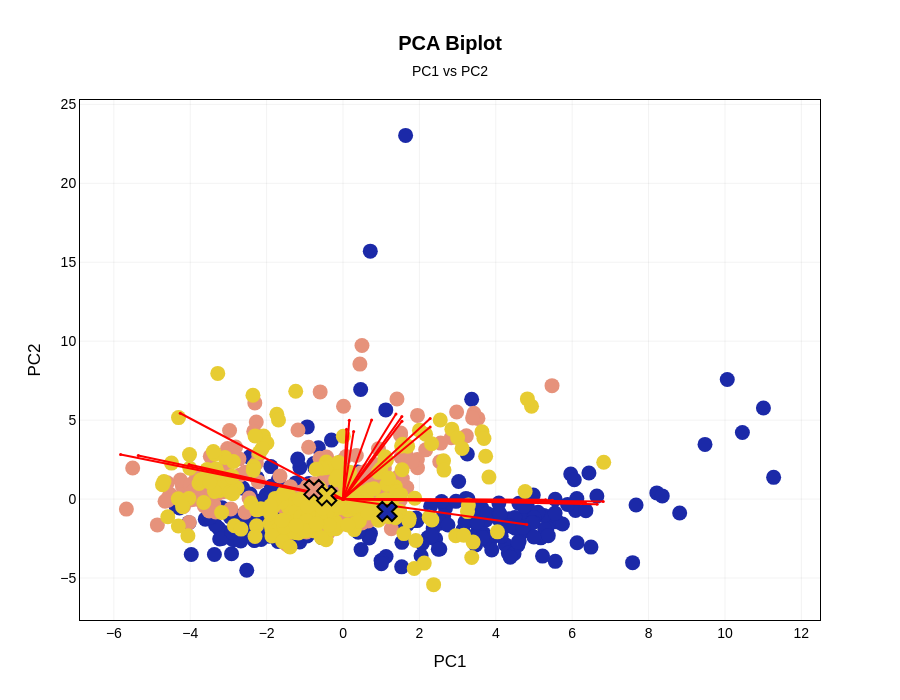

The notebook cell saved with this chart:
### Code cell
interactive_PCA_biplot(score=x_new, 
                       coeff=pca.components_.T, 
                       labels=sampled_NN.columns[:-1], 
                       y=y,
                       selected_vars=selected_vars, 
                       pc_indices=(0, 1))  # plot PC1 vs PC3

### Figure 1 — Plotly figure (JSON) as saved in the notebook; plotly's stock layout.template omitted (floating-point values rounded to 4 significant figures; data arrays with more than 128 entries replaced by an {"elided": "..."} marker saying what was removed)
{"data": [{"hoverinfo": "text", "marker": {"color": "#1b29a8", "size": 15}, "mode": "markers", "showlegend": true, "text": {"elided": "250 str values"}, "type": "scatter", "x": {"elided": "250 float values"}, "y": {"elided": "250 float values"}}, {"hoverinfo": "text", "marker": {"color": "#e6927b", "size": 15}, "mode": "markers", "showlegend": true, "text": {"elided": "244 str values"}, "type": "scatter", "x": {"elided": "244 float values"}, "y": {"elided": "244 float values"}}, {"hoverinfo": "text", "marker": {"color": "#E7CC32", "size": 15}, "mode": "markers", "showlegend": true, "text": {"elided": "240 str values"}, "type": "scatter", "x": {"elided": "240 float values"}, "y": {"elided": "240 float values"}}, {"hoverinfo": "text", "hovertext": "total_arm_speed_Gstd", "line": {"color": "red"}, "marker": {"size": 3}, "mode": "lines+markers", "type": "scatter", "x": [0, 0.2783], "y": [0, 4.285]}, {"hoverinfo": "text", "hovertext": "total_arm_speed_peak_n", "line": {"color": "red"}, "marker": {"size": 3}, "mode": "lines+markers", "type": "scatter", "x": [0, -5.362], "y": [0, 2.754]}, {"hoverinfo": "text", "hovertext": "total_arm_speed_integral", "line": {"color": "red"}, "marker": {"size": 3}, "mode": "lines+markers", "type": "scatter", "x": [0, -4.262], "y": [0, 5.436]}, {"hoverinfo": "text", "hovertext": "total_arm_speed_ts_range", "line": {"color": "red"}, "marker": {"size": 3}, "mode": "lines+markers", "type": "scatter", "x": [0, 0.09214], "y": [0, 4.423]}, {"hoverinfo": "text", "hovertext": "total_arm_acceleration_Gmean", "line": {"color": "red"}, "marker": {"size": 3}, "mode": "lines+markers", "type": "scatter", "x": [0, 6.813], "y": [0, -0.1536]}, {"hoverinfo": "text", "hovertext": "total_arm_acceleration_Gstd", "line": {"color": "red"}, "marker": {"size": 3}, "mode": "lines+markers", "type": "scatter", "x": [0, 6.343], "y": [0, -0.2213]}, {"hoverinfo": "text", "hovertext": "total_arm_acceleration_peak_mean", "line": {"color": "red"}, "marker": {"size": 3}, "mode": "lines+markers", "type": "scatter", "x": [0, 6.653], "y": [0, -0.3351]}, {"hoverinfo": "text", "hovertext": "total_arm_acceleration_peak_std", "line": {"color": "red"}, "marker": {"size": 3}, "mode": "lines+markers", "type": "scatter", "x": [0, 5.306], "y": [0, -0.04126]}, {"hoverinfo": "text", "hovertext": "total_arm_acceleration_peak_n", "line": {"color": "red"}, "marker": {"size": 3}, "mode": "lines+markers", "type": "scatter", "x": [0, -5.825], "y": [0, 2.83]}, {"hoverinfo": "text", "hovertext": "total_arm_acceleration_ipi_avg", "line": {"color": "red"}, "marker": {"size": 3}, "mode": "lines+markers", "type": "scatter", "x": [0, 4.812], "y": [0, -1.618]}, {"hoverinfo": "text", "hovertext": "total_arm_acceleration_ts_range", "line": {"color": "red"}, "marker": {"size": 3}, "mode": "lines+markers", "type": "scatter", "x": [0, 5.484], "y": [0, -0.07578]}, {"hoverinfo": "text", "hovertext": "lwrist_centre_Gstd", "line": {"color": "red"}, "marker": {"size": 3}, "mode": "lines+markers", "type": "scatter", "x": [0, 1.541], "y": [0, 5.223]}, {"hoverinfo": "text", "hovertext": "lwrist_centre_peak_mean", "line": {"color": "red"}, "marker": {"size": 3}, "mode": "lines+markers", "type": "scatter", "x": [0, 2.282], "y": [0, 4.568]}, {"hoverinfo": "text", "hovertext": "lwrist_centre_peak_std", "line": {"color": "red"}, "marker": {"size": 3}, "mode": "lines+markers", "type": "scatter", "x": [0, 1.544], "y": [0, 4.932]}, {"hoverinfo": "text", "hovertext": "lwrist_centre_ts_range", "line": {"color": "red"}, "marker": {"size": 3}, "mode": "lines+markers", "type": "scatter", "x": [0, 0.7485], "y": [0, 5.007]}, {"hoverinfo": "text", "hovertext": "rwrist_centre_Gstd", "line": {"color": "red"}, "marker": {"size": 3}, "mode": "lines+markers", "type": "scatter", "x": [0, 2.283], "y": [0, 5.101]}, {"hoverinfo": "text", "hovertext": "rwrist_centre_peak_std", "line": {"color": "red"}, "marker": {"size": 3}, "mode": "lines+markers", "type": "scatter", "x": [0, 0.1643], "y": [0, 4.985]}, {"hoverinfo": "text", "hovertext": "rwrist_centre_peak_n", "line": {"color": "red"}, "marker": {"size": 3}, "mode": "lines+markers", "type": "scatter", "x": [0, -4.033], "y": [0, 2.183]}, {"hoverinfo": "text", "hovertext": "rwrist_centre_ts_range", "line": {"color": "red"}, "marker": {"size": 3}, "mode": "lines+markers", "type": "scatter", "x": [0, 1.386], "y": [0, 5.387]}, {"marker": {"color": "#1b29a8", "line": {"color": "black", "width": 2}, "size": 17, "symbol": "x"}, "mode": "markers+text", "type": "scatter", "x": [1.154], "y": [-0.7877]}, {"marker": {"color": "#e6927b", "line": {"color": "black", "width": 2}, "size": 17, "symbol": "x"}, "mode": "markers+text", "type": "scatter", "x": [-0.7619], "y": [0.6002]}, {"marker": {"color": "#E7CC32", "line": {"color": "black", "width": 2}, "size": 17, "symbol": "x"}, "mode": "markers+text", "type": "scatter", "x": [-0.4271], "y": [0.2103]}], "layout": {"font": {"color": "black", "family": "Arial", "size": 14}, "height": 700, "hovermode": "closest", "paper_bgcolor": "white", "plot_bgcolor": "white", "showlegend": false, "title": {"text": "<b>PCA Biplot</b><br><span style='font-size:14px;'>PC1 vs PC2</span>", "x": 0.5, "xanchor": "center"}, "width": 900, "xaxis": {"gridcolor": "rgba(0,0,0,0.05)", "linecolor": "black", "mirror": true, "title": {"text": "PC1"}, "zeroline": false}, "yaxis": {"gridcolor": "rgba(0,0,0,0.05)", "linecolor": "black", "mirror": true, "title": {"text": "PC2"}, "zeroline": false}}}
